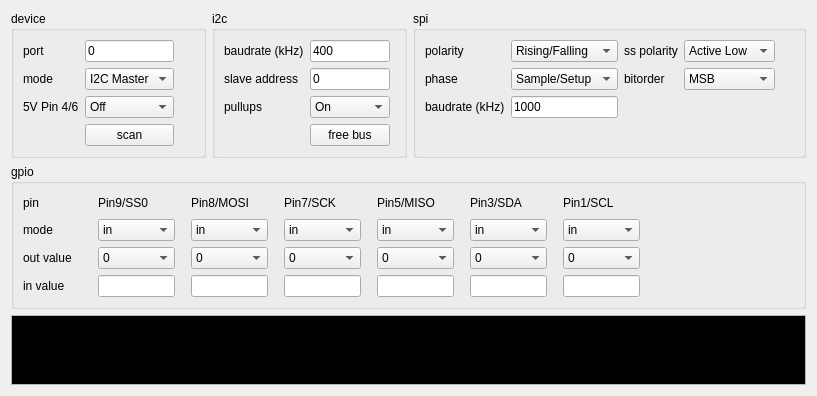
         <widget class="QWidget" name="scrollAreaWidgetContents_9">
          <property name="geometry">
           <rect>
            <x>0</x>
            <y>0</y>
            <width>817</width>
            <height>376</height>
           </rect>
          </property>
          <layout class="QGridLayout" name="gridLayout_18">
           <item row="0" column="2">
            <widget class="QGroupBox" name="groupBox_12">
             <property name="title">
              <string>spi</string>
             </property>
             <layout class="QGridLayout" name="gridLayout_15">
              <item row="1" column="1">
               <widget class="QComboBox" name="aardvarkSpiPhase">
                <property name="sizeAdjustPolicy">
                 <enum>QComboBox::AdjustToContents</enum>
                </property>
                <item>
                 <property name="text">
                  <string>Sample/Setup</string>
                 </property>
                </item>
                <item>
                 <property name="text">
                  <string>Setup/Sample</string>
                 </property>
                </item>
               </widget>
              </item>
              <item row="4" column="1">
               <spacer name="verticalSpacer_10">
                <property name="orientation">
                 <enum>Qt::Vertical</enum>
                </property>
                <property name="sizeHint" stdset="0">
                 <size>
                  <width>20</width>
                  <height>40</height>
                 </size>
                </property>
               </spacer>
              </item>
              <item row="0" column="1">
               <widget class="QComboBox" name="aardvarkSpiPolarity">
                <property name="sizeAdjustPolicy">
                 <enum>QComboBox::AdjustToContents</enum>
                </property>
                <item>
                 <property name="text">
                  <string>Rising/Falling</string>
                 </property>
                </item>
                <item>
                 <property name="text">
                  <string>Falling/Rising</string>
                 </property>
                </item>
               </widget>
              </item>
              <item row="2" column="0">
               <widget class="QLabel" name="label_34">
                <property name="text">
                 <string>baudrate (kHz)</string>
                </property>
               </widget>
              </item>
              <item row="0" column="4" rowspan="3">
               <spacer name="horizontalSpacer_12">
                <property name="orientation">
                 <enum>Qt::Horizontal</enum>
                </property>
                <property name="sizeHint" stdset="0">
                 <size>
                  <width>124</width>
                  <height>20</height>
                 </size>
                </property>
               </spacer>
              </item>
              <item row="0" column="0">
               <widget class="QLabel" name="label_33">
                <property name="text">
                 <string>polarity</string>
                </property>
               </widget>
              </item>
              <item row="2" column="1">
               <widget class="QLineEdit" name="aardvarkSpiBaudrate">
                <property name="sizePolicy">
                 <sizepolicy hsizetype="Ignored" vsizetype="Fixed">
                  <horstretch>0</horstretch>
                  <verstretch>0</verstretch>
                 </sizepolicy>
                </property>
                <property name="maximumSize">
                 <size>
                  <width>16777215</width>
                  <height>16777215</height>
                 </size>
                </property>
                <property name="text">
                 <string>1000</string>
                </property>
               </widget>
              </item>
              <item row="1" column="0">
               <widget class="QLabel" name="label_51">
                <property name="text">
                 <string>phase</string>
                </property>
               </widget>
              </item>
              <item row="0" column="3">
               <widget class="QComboBox" name="aardvarkSpiSSPolarity">
                <item>
                 <property name="text">
                  <string>Active Low</string>
                 </property>
                </item>
                <item>
                 <property name="text">
                  <string>Active High</string>
                 </property>
                </item>
               </widget>
              </item>
              <item row="0" column="2">
               <widget class="QLabel" name="label_40">
                <property name="text">
                 <string>ss polarity</string>
                </property>
               </widget>
              </item>
              <item row="1" column="3">
               <widget class="QComboBox" name="aardvarkSpiBitorder">
                <item>
                 <property name="text">
                  <string>MSB</string>
                 </property>
                </item>
                <item>
                 <property name="text">
                  <string>LSB</string>
                 </property>
                </item>
               </widget>
              </item>
              <item row="1" column="2">
               <widget class="QLabel" name="label_32">
                <property name="text">
                 <string>bitorder</string>
                </property>
               </widget>
              </item>
             </layout>
            </widget>
           </item>
           <item row="0" column="1">
            <widget class="QGroupBox" name="groupBox_11">
             <property name="title">
              <string>i2c</string>
             </property>
             <layout class="QGridLayout" name="gridLayout_16">
              <item row="4" column="1">
               <spacer name="verticalSpacer_11">
                <property name="orientation">
                 <enum>Qt::Vertical</enum>
                </property>
                <property name="sizeHint" stdset="0">
                 <size>
                  <width>20</width>
                  <height>40</height>
                 </size>
                </property>
               </spacer>
              </item>
              <item row="3" column="1">
               <widget class="QPushButton" name="aardvarkI2cFreeBus">
                <property name="text">
                 <string>free bus</string>
                </property>
               </widget>
              </item>
              <item row="0" column="2" rowspan="4">
               <spacer name="horizontalSpacer_13">
                <property name="orientation">
                 <enum>Qt::Horizontal</enum>
                </property>
                <property name="sizeHint" stdset="0">
                 <size>
                  <width>111</width>
                  <height>20</height>
                 </size>
                </property>
               </spacer>
              </item>
              <item row="0" column="1">
               <widget class="QLineEdit" name="aardvarkI2cBaudrate">
                <property name="sizePolicy">
                 <sizepolicy hsizetype="Ignored" vsizetype="Fixed">
                  <horstretch>0</horstretch>
                  <verstretch>0</verstretch>
                 </sizepolicy>
                </property>
                <property name="maximumSize">
                 <size>
                  <width>16777215</width>
                  <height>16777215</height>
                 </size>
                </property>
                <property name="text">
                 <string>400</string>
                </property>
               </widget>
              </item>
              <item row="0" column="0">
               <widget class="QLabel" name="label_35">
                <property name="text">
                 <string>baudrate (kHz)</string>
                </property>
               </widget>
              </item>
              <item row="2" column="1">
               <widget class="QComboBox" name="aardvarkI2cPullUp">
                <item>
                 <property name="text">
                  <string>On</string>
                 </property>
                </item>
                <item>
                 <property name="text">
                  <string>Off</string>
                 </property>
                </item>
               </widget>
              </item>
              <item row="2" column="0">
               <widget class="QLabel" name="label_36">
                <property name="text">
                 <string>pullups</string>
                </property>
               </widget>
              </item>
              <item row="1" column="1">
               <widget class="QLineEdit" name="aardvarkI2cSlaveAddress">
                <property name="sizePolicy">
                 <sizepolicy hsizetype="Ignored" vsizetype="Fixed">
                  <horstretch>0</horstretch>
                  <verstretch>0</verstretch>
                 </sizepolicy>
                </property>
                <property name="text">
                 <string>0</string>
                </property>
               </widget>
              </item>
              <item row="1" column="0">
               <widget class="QLabel" name="label_6">
                <property name="text">
                 <string>slave address</string>
                </property>
               </widget>
              </item>
             </layout>
            </widget>
           </item>
           <item row="1" column="0" colspan="3">
            <widget class="QGroupBox" name="groupBox_13">
             <property name="title">
              <string>gpio</string>
             </property>
             <layout class="QGridLayout" name="gridLayout_17">
              <item row="3" column="0">
               <widget class="QLabel" name="label_43">
                <property name="text">
                 <string>in value</string>
                </property>
               </widget>
              </item>
              <item row="1" column="2">
               <spacer name="horizontalSpacer_16">
                <property name="orientation">
                 <enum>Qt::Horizontal</enum>
                </property>
                <property name="sizeType">
                 <enum>QSizePolicy::Fixed</enum>
                </property>
                <property name="sizeHint" stdset="0">
                 <size>
                  <width>10</width>
                  <height>20</height>
                 </size>
                </property>
               </spacer>
              </item>
              <item row="0" column="7">
               <widget class="QLabel" name="label_47">
                <property name="text">
                 <string>Pin7/SCK</string>
                </property>
               </widget>
              </item>
              <item row="2" column="3">
               <widget class="QComboBox" name="aardvarkGpioOutValue5">
                <item>
                 <property name="text">
                  <string>0</string>
                 </property>
                </item>
                <item>
                 <property name="text">
                  <string>1</string>
                 </property>
                </item>
               </widget>
              </item>
              <item row="2" column="9">
               <widget class="QComboBox" name="aardvarkGpioOutValue2">
                <item>
                 <property name="text">
                  <string>0</string>
                 </property>
                </item>
                <item>
                 <property name="text">
                  <string>1</string>
                 </property>
                </item>
               </widget>
              </item>
              <item row="3" column="13">
               <widget class="QLineEdit" name="aardvarkGpioInValue0">
                <property name="sizePolicy">
                 <sizepolicy hsizetype="Ignored" vsizetype="Fixed">
                  <horstretch>0</horstretch>
                  <verstretch>0</verstretch>
                 </sizepolicy>
                </property>
                <property name="readOnly">
                 <bool>true</bool>
                </property>
               </widget>
              </item>
              <item row="3" column="5">
               <widget class="QLineEdit" name="aardvarkGpioInValue4">
                <property name="sizePolicy">
                 <sizepolicy hsizetype="Ignored" vsizetype="Fixed">
                  <horstretch>0</horstretch>
                  <verstretch>0</verstretch>
                 </sizepolicy>
                </property>
                <property name="readOnly">
                 <bool>true</bool>
                </property>
               </widget>
              </item>
              <item row="3" column="9">
               <widget class="QLineEdit" name="aardvarkGpioInValue2">
                <property name="sizePolicy">
                 <sizepolicy hsizetype="Ignored" vsizetype="Fixed">
                  <horstretch>0</horstretch>
                  <verstretch>0</verstretch>
                 </sizepolicy>
                </property>
                <property name="readOnly">
                 <bool>true</bool>
                </property>
               </widget>
              </item>
              <item row="3" column="7">
               <widget class="QLineEdit" name="aardvarkGpioInValue3">
                <property name="sizePolicy">
                 <sizepolicy hsizetype="Ignored" vsizetype="Fixed">
                  <horstretch>0</horstretch>
                  <verstretch>0</verstretch>
                 </sizepolicy>
                </property>
                <property name="readOnly">
                 <bool>true</bool>
                </property>
               </widget>
              </item>
              <item row="1" column="11">
               <widget class="QComboBox" name="aardvarkGpioMode1">
                <item>
                 <property name="text">
                  <string>in</string>
                 </property>
                </item>
                <item>
                 <property name="text">
                  <string>out</string>
                 </property>
                </item>
                <item>
                 <property name="text">
                  <string>in pullup</string>
                 </property>
                </item>
               </widget>
              </item>
              <item row="1" column="5">
               <widget class="QComboBox" name="aardvarkGpioMode4">
                <item>
                 <property name="text">
                  <string>in</string>
                 </property>
                </item>
                <item>
                 <property name="text">
                  <string>out</string>
                 </property>
                </item>
                <item>
                 <property name="text">
                  <string>in pullup</string>
                 </property>
                </item>
               </widget>
              </item>
              <item row="0" column="13">
               <widget class="QLabel" name="label_50">
                <property name="text">
                 <string>Pin1/SCL</string>
                </property>
               </widget>
              </item>
              <item row="0" column="3">
               <widget class="QLabel" name="label_45">
                <property name="text">
                 <string>Pin9/SS0</string>
                </property>
               </widget>
              </item>
              <item row="3" column="11">
               <widget class="QLineEdit" name="aardvarkGpioInValue1">
                <property name="sizePolicy">
                 <sizepolicy hsizetype="Ignored" vsizetype="Fixed">
                  <horstretch>0</horstretch>
                  <verstretch>0</verstretch>
                 </sizepolicy>
                </property>
                <property name="readOnly">
                 <bool>true</bool>
                </property>
               </widget>
              </item>
              <item row="3" column="3">
               <widget class="QLineEdit" name="aardvarkGpioInValue5">
                <property name="sizePolicy">
                 <sizepolicy hsizetype="Ignored" vsizetype="Fixed">
                  <horstretch>0</horstretch>
                  <verstretch>0</verstretch>
                 </sizepolicy>
                </property>
                <property name="readOnly">
                 <bool>true</bool>
                </property>
               </widget>
              </item>
              <item row="1" column="0">
               <widget class="QLabel" name="label_41">
                <property name="text">
                 <string>mode</string>
                </property>
               </widget>
              </item>
              <item row="1" column="3">
               <widget class="QComboBox" name="aardvarkGpioMode5">
                <item>
                 <property name="text">
                  <string>in</string>
                 </property>
                </item>
                <item>
                 <property name="text">
                  <string>out</string>
                 </property>
                </item>
                <item>
                 <property name="text">
                  <string>in pullup</string>
                 </property>
                </item>
               </widget>
              </item>
              <item row="1" column="13">
               <widget class="QComboBox" name="aardvarkGpioMode0">
                <item>
                 <property name="text">
                  <string>in</string>
                 </property>
                </item>
                <item>
                 <property name="text">
                  <string>out</string>
                 </property>
                </item>
                <item>
                 <property name="text">
                  <string>in pullup</string>
                 </property>
                </item>
               </widget>
              </item>
              <item row="2" column="11">
               <widget class="QComboBox" name="aardvarkGpioOutValue1">
                <item>
                 <property name="text">
                  <string>0</string>
                 </property>
                </item>
                <item>
                 <property name="text">
                  <string>1</string>
                 </property>
                </item>
               </widget>
              </item>
              <item row="2" column="5">
               <widget class="QComboBox" name="aardvarkGpioOutValue4">
                <item>
                 <property name="text">
                  <string>0</string>
                 </property>
                </item>
                <item>
                 <property name="text">
                  <string>1</string>
                 </property>
                </item>
               </widget>
              </item>
              <item row="1" column="7">
               <widget class="QComboBox" name="aardvarkGpioMode3">
                <item>
                 <property name="text">
                  <string>in</string>
                 </property>
                </item>
                <item>
                 <property name="text">
                  <string>out</string>
                 </property>
                </item>
                <item>
                 <property name="text">
                  <string>in pullup</string>
                 </property>
                </item>
               </widget>
              </item>
              <item row="1" column="9">
               <widget class="QComboBox" name="aardvarkGpioMode2">
                <item>
                 <property name="text">
                  <string>in</string>
                 </property>
                </item>
                <item>
                 <property name="text">
                  <string>out</string>
                 </property>
                </item>
                <item>
                 <property name="text">
                  <string>in pullup</string>
                 </property>
                </item>
               </widget>
              </item>
              <item row="0" column="0">
               <widget class="QLabel" name="label_39">
                <property name="text">
                 <string>pin</string>
                </property>
               </widget>
              </item>
              <item row="0" column="11">
               <widget class="QLabel" name="label_49">
                <property name="text">
                 <string>Pin3/SDA</string>
                </property>
               </widget>
              </item>
              <item row="0" column="5">
               <widget class="QLabel" name="label_46">
                <property name="text">
                 <string>Pin8/MOSI</string>
                </property>
               </widget>
              </item>
              <item row="2" column="0">
               <widget class="QLabel" name="label_42">
                <property name="text">
                 <string>out value</string>
                </property>
               </widget>
              </item>
              <item row="2" column="7">
               <widget class="QComboBox" name="aardvarkGpioOutValue3">
                <item>
                 <property name="text">
                  <string>0</string>
                 </property>
                </item>
                <item>
                 <property name="text">
                  <string>1</string>
                 </property>
                </item>
               </widget>
              </item>
              <item row="0" column="14">
               <spacer name="horizontalSpacer_14">
                <property name="orientation">
                 <enum>Qt::Horizontal</enum>
                </property>
                <property name="sizeHint" stdset="0">
                 <size>
                  <width>40</width>
                  <height>20</height>
                 </size>
                </property>
               </spacer>
              </item>
              <item row="0" column="9">
               <widget class="QLabel" name="label_48">
                <property name="text">
                 <string>Pin5/MISO</string>
                </property>
               </widget>
              </item>
              <item row="2" column="13">
               <widget class="QComboBox" name="aardvarkGpioOutValue0">
                <item>
                 <property name="text">
                  <string>0</string>
                 </property>
                </item>
                <item>
                 <property name="text">
                  <string>1</string>
                 </property>
                </item>
               </widget>
              </item>
              <item row="4" column="0">
               <spacer name="verticalSpacer_12">
                <property name="orientation">
                 <enum>Qt::Vertical</enum>
                </property>
                <property name="sizeHint" stdset="0">
                 <size>
                  <width>20</width>
                  <height>40</height>
                 </size>
                </property>
               </spacer>
              </item>
              <item row="1" column="12">
               <spacer name="horizontalSpacer_22">
                <property name="orientation">
                 <enum>Qt::Horizontal</enum>
                </property>
                <property name="sizeType">
                 <enum>QSizePolicy::Fixed</enum>
                </property>
                <property name="sizeHint" stdset="0">
                 <size>
                  <width>10</width>
                  <height>20</height>
                 </size>
                </property>
               </spacer>
              </item>
              <item row="1" column="6">
               <spacer name="horizontalSpacer_19">
                <property name="orientation">
                 <enum>Qt::Horizontal</enum>
                </property>
                <property name="sizeType">
                 <enum>QSizePolicy::Fixed</enum>
                </property>
                <property name="sizeHint" stdset="0">
                 <size>
                  <width>10</width>
                  <height>20</height>
                 </size>
                </property>
               </spacer>
              </item>
              <item row="1" column="10">
               <spacer name="horizontalSpacer_21">
                <property name="orientation">
                 <enum>Qt::Horizontal</enum>
                </property>
                <property name="sizeType">
                 <enum>QSizePolicy::Fixed</enum>
                </property>
                <property name="sizeHint" stdset="0">
                 <size>
                  <width>10</width>
                  <height>20</height>
                 </size>
                </property>
               </spacer>
              </item>
              <item row="1" column="1">
               <spacer name="horizontalSpacer_15">
                <property name="orientation">
                 <enum>Qt::Horizontal</enum>
                </property>
                <property name="sizeType">
                 <enum>QSizePolicy::Fixed</enum>
                </property>
                <property name="sizeHint" stdset="0">
                 <size>
                  <width>10</width>
                  <height>20</height>
                 </size>
                </property>
               </spacer>
              </item>
              <item row="1" column="8">
               <spacer name="horizontalSpacer_20">
                <property name="orientation">
                 <enum>Qt::Horizontal</enum>
                </property>
                <property name="sizeType">
                 <enum>QSizePolicy::Fixed</enum>
                </property>
                <property name="sizeHint" stdset="0">
                 <size>
                  <width>10</width>
                  <height>20</height>
                 </size>
                </property>
               </spacer>
              </item>
              <item row="1" column="4">
               <spacer name="horizontalSpacer_17">
                <property name="orientation">
                 <enum>Qt::Horizontal</enum>
                </property>
                <property name="sizeType">
                 <enum>QSizePolicy::Fixed</enum>
                </property>
                <property name="sizeHint" stdset="0">
                 <size>
                  <width>10</width>
                  <height>20</height>
                 </size>
                </property>
               </spacer>
              </item>
             </layout>
            </widget>
           </item>
           <item row="0" column="0">
            <widget class="QGroupBox" name="groupBox_10">
             <property name="title">
              <string>device</string>
             </property>
             <layout class="QGridLayout" name="gridLayout_14">
              <item row="5" column="1">
               <spacer name="verticalSpacer_8">
                <property name="orientation">
                 <enum>Qt::Vertical</enum>
                </property>
                <property name="sizeHint" stdset="0">
                 <size>
                  <width>20</width>
                  <height>3</height>
                 </size>
                </property>
               </spacer>
              </item>
              <item row="3" column="1">
               <widget class="QPushButton" name="aardvarkI2cSpiScan">
                <property name="text">
                 <string>scan</string>
                </property>
               </widget>
              </item>
              <item row="1" column="1">
               <widget class="QComboBox" name="aardvarkI2cSpiMode">
                <property name="sizePolicy">
                 <sizepolicy hsizetype="Preferred" vsizetype="Fixed">
                  <horstretch>0</horstretch>
                  <verstretch>0</verstretch>
                 </sizepolicy>
                </property>
                <item>
                 <property name="text">
                  <string>I2C Master</string>
                 </property>
                </item>
                <item>
                 <property name="text">
                  <string>I2C Slave</string>
                 </property>
                </item>
                <item>
                 <property name="text">
                  <string>SPI Master</string>
                 </property>
                </item>
                <item>
                 <property name="text">
                  <string>SPI Slave</string>
                 </property>
                </item>
                <item>
                 <property name="text">
                  <string>GPIO</string>
                 </property>
                </item>
               </widget>
              </item>
              <item row="0" column="1">
               <widget class="QLineEdit" name="aardvarkI2cSpiPort">
                <property name="sizePolicy">
                 <sizepolicy hsizetype="Ignored" vsizetype="Fixed">
                  <horstretch>0</horstretch>
                  <verstretch>0</verstretch>
                 </sizepolicy>
                </property>
                <property name="maximumSize">
                 <size>
                  <width>16777215</width>
                  <height>16777215</height>
                 </size>
                </property>
                <property name="text">
                 <string>0</string>
                </property>
               </widget>
              </item>
              <item row="0" column="0">
               <widget class="QLabel" name="label_29">
                <property name="text">
                 <string>port</string>
                </property>
               </widget>
              </item>
              <item row="0" column="2">
               <spacer name="horizontalSpacer_11">
                <property name="orientation">
                 <enum>Qt::Horizontal</enum>
                </property>
                <property name="sizeType">
                 <enum>QSizePolicy::Fixed</enum>
                </property>
                <property name="sizeHint" stdset="0">
                 <size>
                  <width>20</width>
                  <height>20</height>
                 </size>
                </property>
               </spacer>
              </item>
              <item row="1" column="0">
               <widget class="QLabel" name="label_30">
                <property name="text">
                 <string>mode      </string>
                </property>
               </widget>
              </item>
              <item row="2" column="1">
               <widget class="QComboBox" name="aardvarkI2cSpi5V">
                <item>
                 <property name="text">
                  <string>Off</string>
                 </property>
                </item>
                <item>
                 <property name="text">
                  <string>On</string>
                 </property>
                </item>
               </widget>
              </item>
              <item row="2" column="0">
               <widget class="QLabel" name="label_31">
                <property name="text">
                 <string>5V Pin 4/6</string>
                </property>
               </widget>
              </item>
             </layout>
            </widget>
           </item>
           <item row="2" column="0" colspan="3">
            <widget class="QPlainTextEdit" name="aardvarkI2cSpiDevices">
             <property name="palette">
              <palette>
               <active>
                <colorrole role="Text">
                 <brush brushstyle="SolidPattern">
                  <color alpha="255">
                   <red>0</red>
                   <green>255</green>
                   <blue>0</blue>
                  </color>
                 </brush>
                </colorrole>
                <colorrole role="Base">
                 <brush brushstyle="SolidPattern">
                  <color alpha="255">
                   <red>0</red>
                   <green>0</green>
                   <blue>0</blue>
                  </color>
                 </brush>
                </colorrole>
               </active>
               <inactive>
                <colorrole role="Text">
                 <brush brushstyle="SolidPattern">
                  <color alpha="255">
                   <red>0</red>
                   <green>255</green>
                   <blue>0</blue>
                  </color>
                 </brush>
                </colorrole>
                <colorrole role="Base">
                 <brush brushstyle="SolidPattern">
                  <color alpha="255">
                   <red>0</red>
                   <green>0</green>
                   <blue>0</blue>
                  </color>
                 </brush>
                </colorrole>
               </inactive>
               <disabled>
                <colorrole role="Text">
                 <brush brushstyle="SolidPattern">
                  <color alpha="255">
                   <red>120</red>
                   <green>120</green>
                   <blue>120</blue>
                  </color>
                 </brush>
                </colorrole>
                <colorrole role="Base">
                 <brush brushstyle="SolidPattern">
                  <color alpha="255">
                   <red>240</red>
                   <green>240</green>
                   <blue>240</blue>
                  </color>
                 </brush>
                </colorrole>
               </disabled>
              </palette>
             </property>
             <property name="readOnly">
              <bool>true</bool>
             </property>
            </widget>
           </item>
          </layout>
         </widget>
